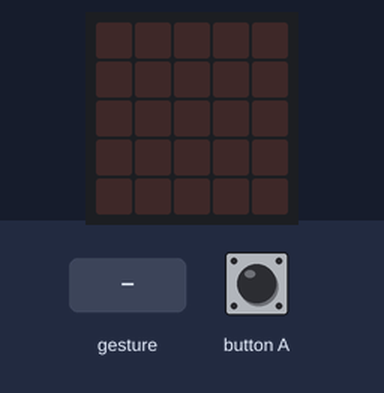
This program was run on a simulated Calliope mini (MakeCode). Parts: the board's 5×5 LED display. Inputs (shaded band) come from the test bench. Random numbers come from a fixed seed; a tilt is held for 1.5 s and a shake lasts 1 s, then the board lies face up again.

Above: at 1.2 s.
1.3 s: button A pressed for 0.15 s
At 1.9 s:
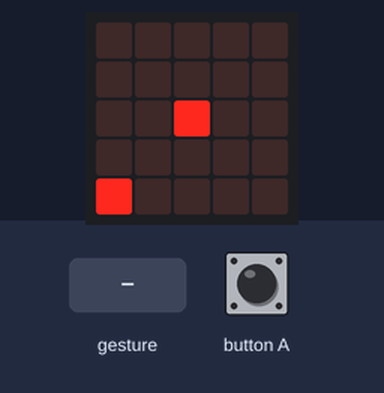
4.3 s: gesture 'tilt right'
At 4.9 s:
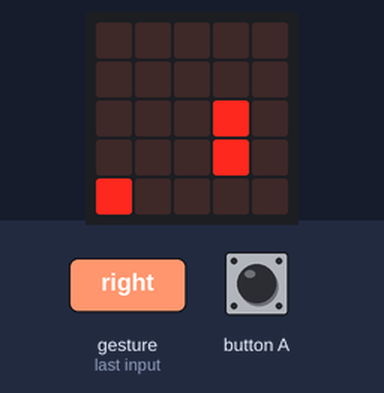
7.3 s: gesture 'tilt left'
At 7.9 s:
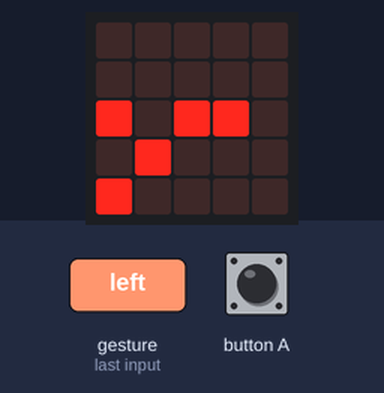
10.3 s: gesture 'tilt right'
At 10.75 s:
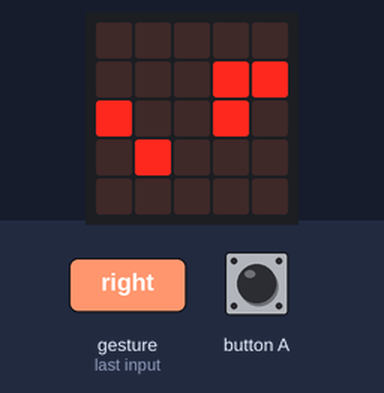
13.3 s: button A pressed for 0.15 s
At 13.9 s:
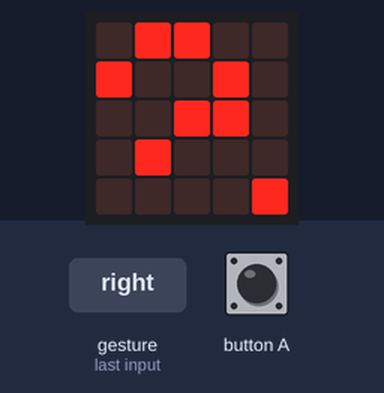
16.3 s: gesture 'tilt left'
At 16.9 s:
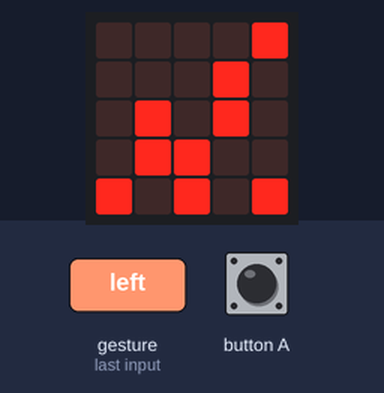

The program:

main.ts
```typescript
let x = 0
let z = 0
let ry = 0
let rx = 0
let rx1 = 0
let c = 0
input.onGesture(Gesture.TiltRight, function () {
    if (x == 4) {
        music.playTone(156, music.beat(BeatFraction.Whole))
    } else {
        if (z == 1) {
            led.unplot(x, 2)
            x += 1
        }
    }
})
input.onButtonEvent(Button.A, input.buttonEventClick(), function () {
    z = 1
    x = 2
    ry = 4
})
input.onGesture(Gesture.TiltLeft, function () {
    if (x == 0) {
        music.playTone(156, music.beat(BeatFraction.Whole))
    } else {
        if (z == 1) {
            led.unplot(x, 2)
            x += -1
        }
    }
})
loops.everyInterval(1500, function () {
    rx = randint(0, 4)
    rx1 = randint(0, 4)
})
loops.everyInterval(500, function () {
    if (z == 1) {
        c = 0
        led.plot(rx, 4)
        basic.pause(500)
        led.unplot(rx, 4)
        led.plot(rx, 3)
        basic.pause(500)
        led.unplot(rx, 3)
        led.plot(rx, 2)
        basic.pause(500)
        led.unplot(rx, 2)
        led.plot(rx, 1)
        basic.pause(500)
        led.unplot(rx, 1)
        led.plot(rx, 0)
        basic.pause(500)
        led.unplot(rx, 0)
        c = 1
    }
})
loops.everyInterval(500, function () {
    if (z == 1) {
        if (c == 1) {
            led.plot(rx1, 4)
            basic.pause(500)
            led.unplot(rx1, 4)
            led.plot(rx1, 3)
            basic.pause(500)
            led.unplot(rx1, 3)
            led.plot(rx1, 2)
            basic.pause(500)
            led.unplot(rx1, 2)
            led.plot(rx1, 1)
            basic.pause(500)
            led.unplot(rx1, 1)
            led.plot(rx1, 0)
            basic.pause(500)
            led.unplot(rx1, 0)
        }
    }
})
basic.forever(function () {
    if (z == 1) {
        led.plot(x, 2)
    }
})
```

test.ts
```typescript
// Hier kann man Tests durchführen; diese Datei wird nicht kompiliert, wenn dieses Paket als Erweiterung verwendet wird.
```

Measured:
- after the input at 1.3 s, the display: first changes after 0.16 s (image 1 shows a later state)
- what the display in image 1 shows lasts 0.5 s, from 1.5 s to 2.0 s
